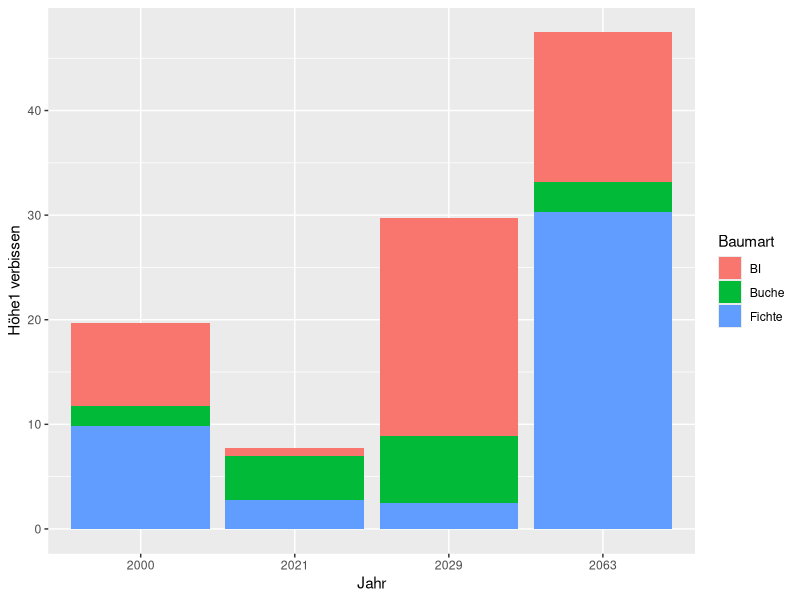

Here is the R script that generated this plot:
#!/usr/bin/env Rscript

library(ggplot2)
library(tidyr)

# raw csv data
rawdata <- read.csv2("sasa_eaten.csv", sep=",", dec=".")

build_synthetic_data <- function() {
  syn_year <- c(rep(2000 , 3) , rep(2021 , 3) , rep(2029 , 3) , rep(2063 , 3) )
  syn_year <- rep(as.integer(syn_year), 4)
  syn_species <- rep(c("Buche" , "Fichte" , "BI") , 4)
  syn_species <- rep(syn_species, 4)
  syn_plot <- as.integer(c(rep(1, 12), rep(2, 12), rep(3,12), rep(4,12)))
  tree_count.size1.game_damage <- rep(abs(rnorm(12 , 0 , 15)), 4)
  tree_count.size1.intact <- rep(abs(rnorm(12 , 0 , 15)), 4)
  tree_count.size2.game_damage <- rep(abs(rnorm(12 , 0 , 15)), 4)
  tree_count.size2.intact <- rep(abs(rnorm(12 , 0 , 15)), 4)
  tree_count.size3.game_damage <- rep(abs(rnorm(12 , 0 , 15)), 4)
  tree_count.size3.intact <- rep(abs(rnorm(12 , 0 , 15)), 4)
  data.frame(
    Jahr=syn_year,
    Plot=syn_plot,
    Baumart=syn_species,
    `Höhe1.verbissen`=tree_count.size1.game_damage,
    `Höhe1.unverbissen`=tree_count.size1.intact,
    `Höhe2.verbissen`=tree_count.size2.game_damage,
    `Höhe2.unverbissen`=tree_count.size2.intact,
    `Höhe3.verbissen`=tree_count.size3.game_damage,
    `Höhe3.unverbissen`=tree_count.size3.intact
  )
}
# synthetic selection
rawdata <- build_synthetic_data() #uncomment to use made-up data

# sas raw data internal labled
as_internal_labels <- function(sr) {
  # tc is tree_count
  data.frame(
    year=sr$Jahr,
    `plot`=sr$Plot,
    species=sr$Baumart,
    tc.size1.game_damage=sr$`Höhe1.verbissen`,
    tc.size1.intact=sr$`Höhe1.unverbissen`,
    tc.size2.game_damage=sr$`Höhe2.verbissen`,
    tc.size2.intact=sr$`Höhe2.unverbissen`,
    tc.size3.game_damage=sr$`Höhe3.verbissen`,
    tc.size3.intact=sr$`Höhe3.unverbissen`
  )
}
internal_data <- as_internal_labels(rawdata)

# raw typing
# convert input int years to Factors
internal_data$year <- as.factor(internal_data$year)
pivot_data <- pivot_longer(
  internal_data,
  tc.size1.game_damage:tc.size3.intact,
  names_to=c("size_groups", "damage"),
  names_prefix="tc\\.",
  names_sep="\\.",
  values_to="tree_count"
)
pivot_data$size_groups <- as.factor(pivot_data$size_groups)
pivot_data$damage <- as.factor(pivot_data$damage)

all_trees <- pivot_wider(pivot_data, year:size_groups, names_from=damage, names_prefix="tc.", values_from=tree_count)

## calculations
pivot_data <- subset(pivot_data, plot==1 )
pivot_data <- subset(pivot_data, size_groups=="size1")
st <- subset(pivot_data, damage=="game_damage")

## output preparation

# Stacked
p <- ggplot(st, aes(x=year, fill=species, y=`tree_count`)) +
    geom_bar(position=position_stack(), stat="identity") +
    labs(x = 'Jahr', y = 'Höhe1 verbissen', fill = 'Baumart')
    #geom_col(position="dodge")
    #geom_col()
ggsave("out.png", plot = p, dpi=100)
